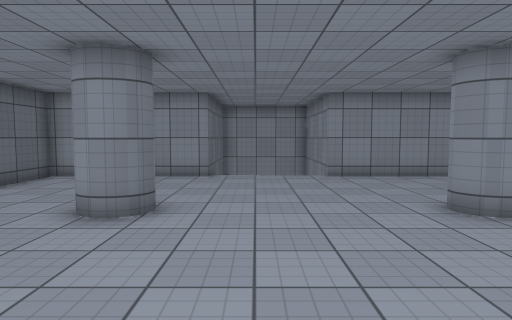
view 1 (above)

20 first-person views from a walk through a 3-D level made in the Unity game engine. The camera is 1.4 m above the floor, tilts 4° down and sees 75° across. The floor is counted in squares, 1 m on a side. Each view is taken from the middle of a square. On the plan, view 1 faces up. The plan holds only what a view shows up to about 15 squares ahead; the rest is blank. The place goes on beyond the plan. The player character is not drawn. Surface patterns are stand-ins for the level's own textures.

view 2
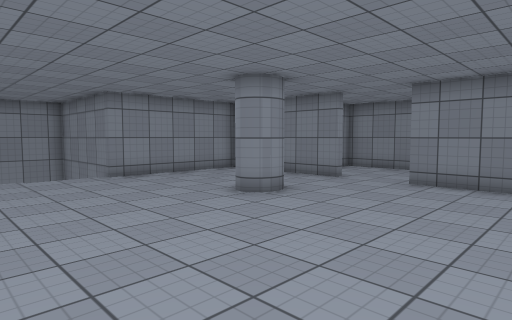

view 3
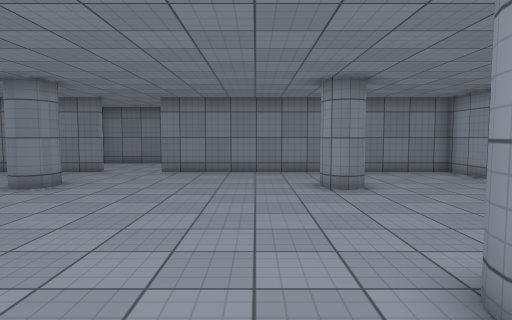

view 4
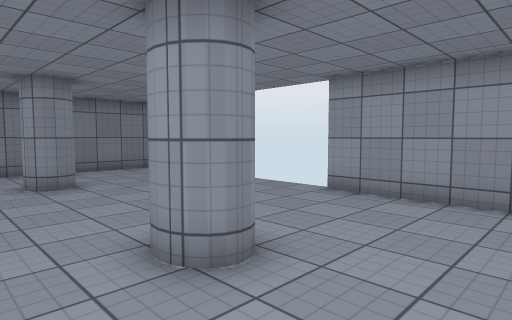

view 5
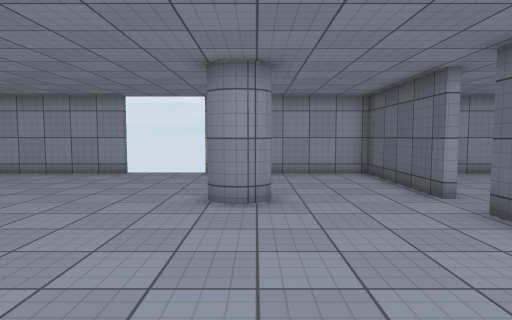

view 6
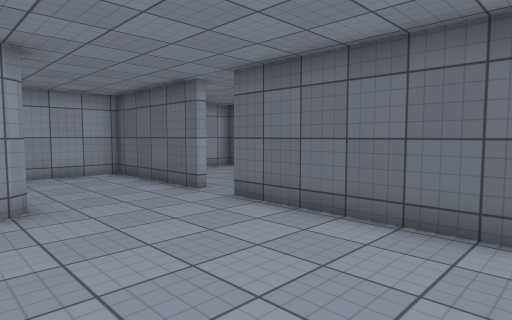

view 7
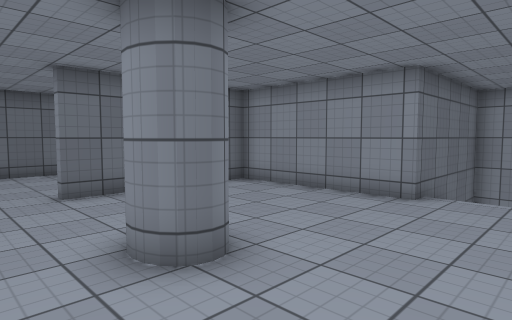

view 8
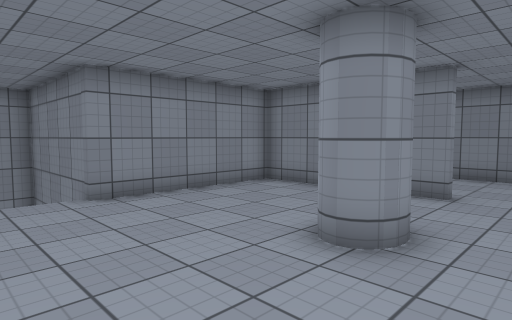

view 9
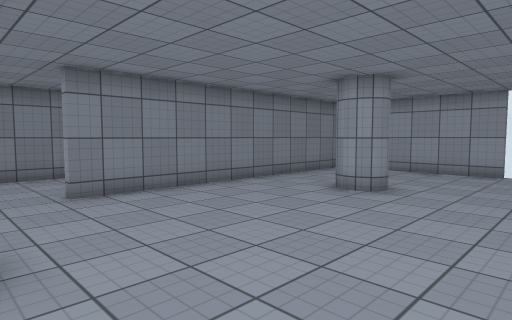

view 10
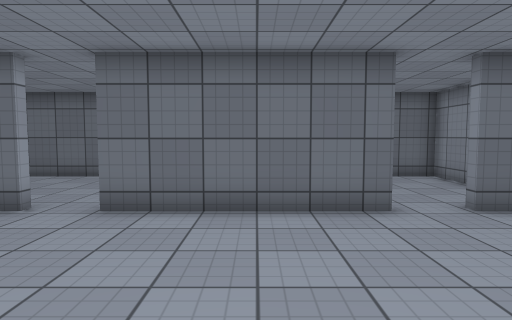

view 11
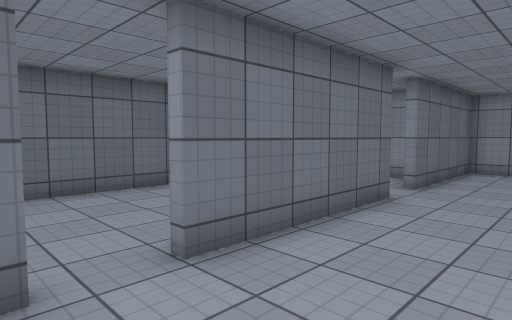

view 12
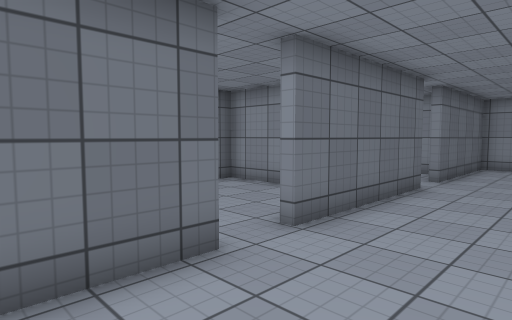

view 13
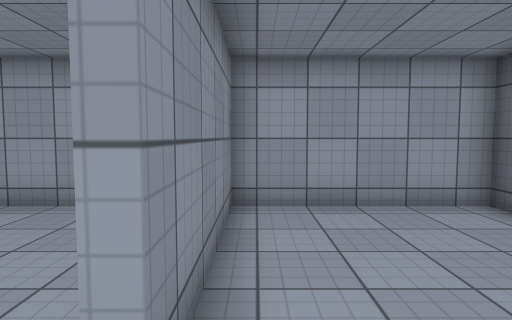

view 14
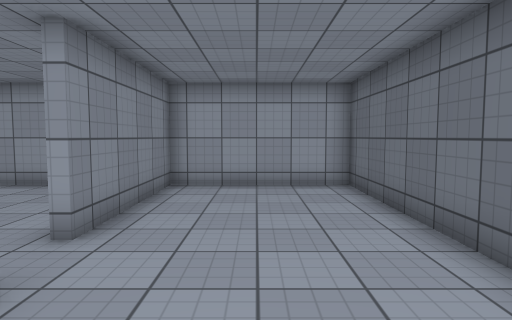

view 15
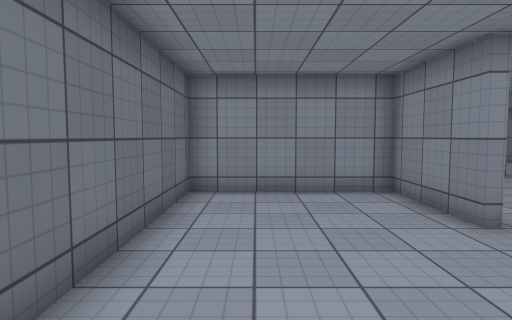

view 16
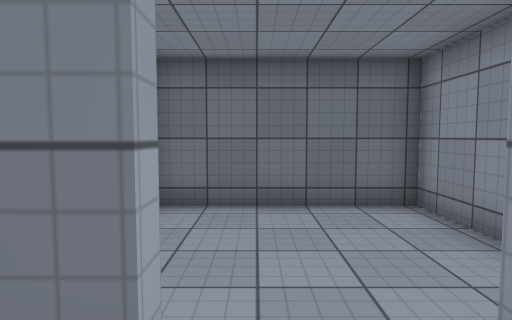

view 17
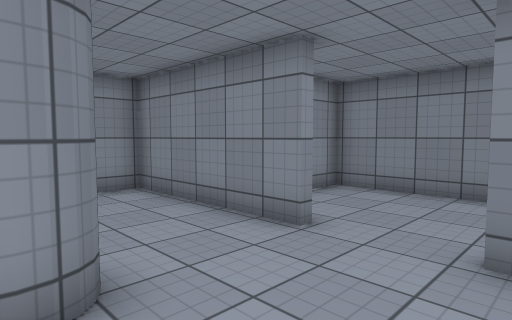

view 18
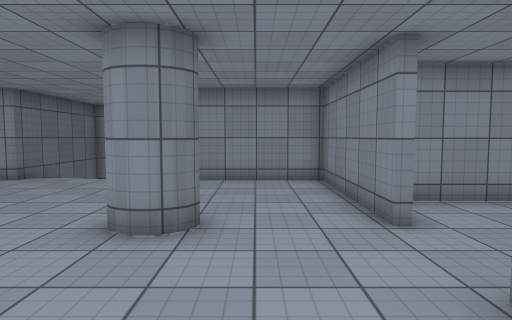

view 19
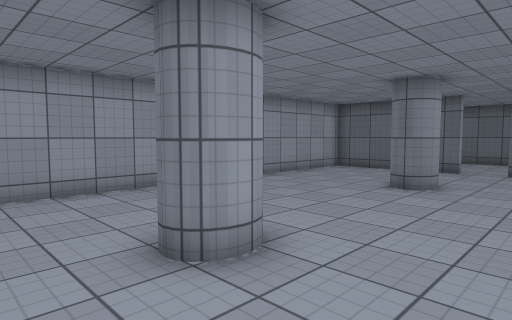

view 20
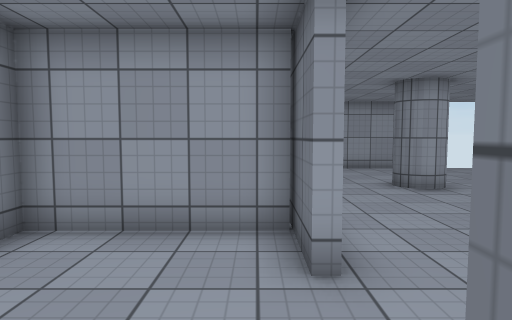

### Floor plan
Key: @ floor where view 1 was taken; # wall or solid block; x gap in a wall; . floor; v drop or lower ground.
Columns run from 13 left of view 1 to 13 right of it. Each row starts with its distance up from view 1.
 17            ######
 16            #    #
 15            #    #
 14            #    #
 13            #    #
 12       ######..vv######
 11       #..............#
 10       #..............#
  9 #######..............#
  8 #.....#..............######
  7 #.....#..............#....#
  6 #.........##.....##.......#
  5 #.........................#
  4 #.....#...................#
  3 #######..............#....#
  2 #.....#..............######
  1 #.....#..............#
  0 #.....#......@.......#
 -1 #....................#
 -2 #.........##.....##..#
 -3 #.....#...##.....##..#
 -4 #.....#..............#
 -5 #.....#..............#
 -6 #.....#..............#
 -7 #.....#..............#
 -8 ############x  x######

Where each view was taken, in squares from view 1:
view 1: 0 up, 0 right, facing up
view 2: 0 up, 2 left, facing up-right
view 3: 0 up, 5 left, facing right
view 4: 0 up, 6 left, facing down-right
view 5: 5 up, 3 left, facing down
view 6: 5 up, 2 left, facing down-left
view 7: 4 up, 1 right, facing up-left
view 8: 4 up, 0 right, facing up-right
view 9: 6 up, 0 right, facing down-right
view 10: 2 up, 1 left, facing left
view 11: 3 down, 4 left, facing up-left
view 12: 5 down, 4 left, facing up-left
view 13: 1 down, 8 left, facing down
view 14: 2 up, 10 left, facing down
view 15: 6 down, 11 left, facing up
view 16: 5 up, 6 left, facing left
view 17: 3 up, 4 right, facing up-right
view 18: 1 up, 6 right, facing up
view 19: 1 up, 7 right, facing down-left
view 20: 7 up, 9 right, facing down
